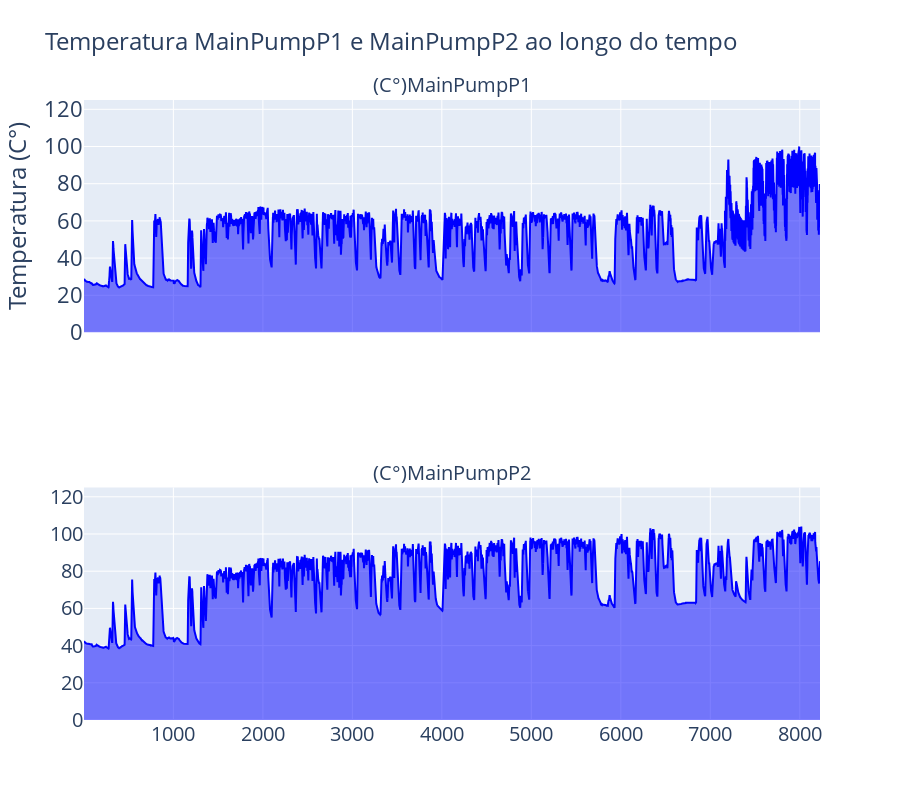

The cell this chart's notebook holds for it:
### Code cell
import pandas as pd
import plotly.graph_objects as go
from plotly.subplots import make_subplots

# Criar um novo dataframe com duas colunas do dataframe sem NA
BDadosTemp_MainPump = df_MainPumps_Trans[['MainPumpP1', 'MainPumpP2', 'Timestamp']].dropna()

# Adicionar uma coluna de dados sequenciais começando em 1 até o número de registros
BDadosTemp_MainPump['Sequence'] = range(1, len(BDadosTemp_MainPump) + 1)

# Criar subplots com plotly
fig_BDadosTemp_MainPump = make_subplots(rows=2, cols=1, shared_xaxes=True, subplot_titles=['(C°)MainPumpP1', '(C°)MainPumpP2'])

# Adicionar traces para MainPumpP1
fig_BDadosTemp_MainPump.add_trace(go.Scatter(x=BDadosTemp_MainPump['Sequence'], y=BDadosTemp_MainPump['MainPumpP1'],
                                             mode='lines', fill='tozeroy', line=dict(color='blue'), name='(C°)MainPumpP1'),
                                  row=1, col=1)

# Adicionar traces para MainPumpP2
fig_BDadosTemp_MainPump.add_trace(go.Scatter(x=BDadosTemp_MainPump['Sequence'], y=BDadosTemp_MainPump['MainPumpP2'],
                                             mode='lines', fill='tozeroy', line=dict(color='blue'), name='(C°)MainPumpP2'),
                                  row=2, col=1)

# Definir limite máximo para o eixo y como 125
fig_BDadosTemp_MainPump.update_yaxes(range=[0, 125], row=1, col=1)
fig_BDadosTemp_MainPump.update_yaxes(range=[0, 125], row=2, col=1)

# Atualizar layout com títulos personalizados e aumentar o tamanho das fontes
fig_BDadosTemp_MainPump.update_layout(
    title_text='Temperatura MainPumpP1 e MainPumpP2 ao longo do tempo',
    title_font_size=24,  # Tamanho da fonte do título
    showlegend=False,  # Desativar a legenda global
    height=800,  # Aumentar a altura do gráfico
    xaxis=dict(
        title='',
        titlefont=dict(size=24),  # Tamanho da fonte do título do eixo x
        tickfont=dict(size=22),  # Tamanho da fonte dos rótulos do eixo x
    ),
    yaxis=dict(
        title='Temperatura (C°)',
        titlefont=dict(size=24),  # Tamanho da fonte do título do eixo y
        tickfont=dict(size=22)  # Tamanho da fonte dos rótulos do eixo y
    ),
    font=dict(size=20)  # Tamanho da fonte para o gráfico inteiro
)

# Ajustar o layout dos subplots
fig_BDadosTemp_MainPump.update_annotations(font_size=20)  # Tamanho da fonte dos títulos dos subplots

# Exibir o gráfico interativo
fig_BDadosTemp_MainPump.show()

### Figure 1 — Plotly figure (JSON) as saved in the notebook; plotly's stock layout.template omitted (floating-point values rounded to 4 significant figures; data arrays with more than 128 entries replaced by an {"elided": "..."} marker saying what was removed)
{"data": [{"fill": "tozeroy", "line": {"color": "blue"}, "mode": "lines", "name": "(C°)MainPumpP1", "type": "scatter", "x": {"elided": "8226 int values"}, "xaxis": "x", "y": {"elided": "8226 float values"}, "yaxis": "y"}, {"fill": "tozeroy", "line": {"color": "blue"}, "mode": "lines", "name": "(C°)MainPumpP2", "type": "scatter", "x": {"elided": "8226 int values"}, "xaxis": "x2", "y": {"elided": "8226 float values"}, "yaxis": "y2"}], "layout": {"annotations": [{"font": {"size": 20}, "showarrow": false, "text": "(C°)MainPumpP1", "x": 0.5, "xanchor": "center", "xref": "paper", "y": 1, "yanchor": "bottom", "yref": "paper"}, {"font": {"size": 20}, "showarrow": false, "text": "(C°)MainPumpP2", "x": 0.5, "xanchor": "center", "xref": "paper", "y": 0.375, "yanchor": "bottom", "yref": "paper"}], "font": {"size": 20}, "height": 800, "showlegend": false, "title": {"font": {"size": 24}, "text": "Temperatura MainPumpP1 e MainPumpP2 ao longo do tempo"}, "xaxis": {"anchor": "y", "domain": [0, 1], "matches": "x2", "showticklabels": false, "tickfont": {"size": 22}, "title": {"font": {"size": 24}, "text": ""}}, "xaxis2": {"anchor": "y2", "domain": [0, 1]}, "yaxis": {"anchor": "x", "domain": [0.625, 1], "range": [0, 125], "tickfont": {"size": 22}, "title": {"font": {"size": 24}, "text": "Temperatura (C°)"}}, "yaxis2": {"anchor": "x2", "domain": [0, 0.375], "range": [0, 125]}}}
